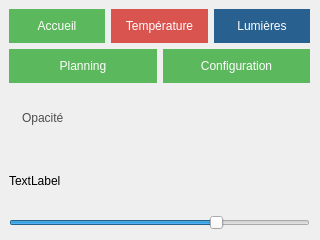
<?xml version="1.0" encoding="UTF-8"?>
<ui version="4.0">
 <class>OpacWindow</class>
 <widget class="QMainWindow" name="OpacWindow">
  <property name="geometry">
   <rect>
    <x>0</x>
    <y>0</y>
    <width>320</width>
    <height>240</height>
   </rect>
  </property>
  <property name="windowTitle">
   <string>Envio - Thermostat</string>
  </property>
  <property name="styleSheet">
   <string notr="true"/>
  </property>
  <widget class="QWidget" name="centralwidget">
   <widget class="QWidget" name="gridLayoutWidget">
    <property name="geometry">
     <rect>
      <x>9</x>
      <y>9</y>
      <width>301</width>
      <height>221</height>
     </rect>
    </property>
    <layout class="QGridLayout" name="gridLayout">
     <item row="0" column="1">
      <layout class="QHBoxLayout" name="horizontalLayoutBtn1">
       <item>
        <widget class="QPushButton" name="AccueilBtn">
         <property name="styleSheet">
          <string notr="true">QPushButton
{
	font-family:&quot;Montserrat&quot;, sans-serif;
	text-transform: uppercase;
	outline: 0;
	background: #5cb85c;
	border: 0;
	padding: 10px;
	color: #FFFFFF;
	font-size: 12px;
}

QPushButton:hover
{
	font-family:&quot;Montserrat&quot;, sans-serif;
	text-transform: uppercase;
	outline: 0;
	background: #449d44;
	border: 0;
	padding: 10px;
	color: #FFFFFF;
	font-size: 12px;
}</string>
         </property>
         <property name="text">
          <string>Accueil</string>
         </property>
        </widget>
       </item>
       <item>
        <widget class="QPushButton" name="TempEditBtn">
         <property name="styleSheet">
          <string notr="true">QPushButton
{
	font-family:&quot;Montserrat&quot;, sans-serif;
	text-transform: uppercase;
	background: #D9534F;
	padding: 10px;
	color: #FFFFFF;
	font-size: 12px;
	outline: 0;
	border: 0;
}

QPushButton:hover
{
	font-family:&quot;Montserrat&quot;, sans-serif;
	text-transform: uppercase;
	background: #b71c1c;
	padding: 10px;
	color: #FFFFFF;
	font-size: 12px;
	outline: 0;
	border: 0;
}</string>
         </property>
         <property name="text">
          <string>Température</string>
         </property>
        </widget>
       </item>
       <item>
        <widget class="QPushButton" name="LumEditBtn">
         <property name="styleSheet">
          <string notr="true">QPushButton
{
	font-family:&quot;Montserrat&quot;, sans-serif;
	text-transform: uppercase;
	outline: 0;
	background: #286090;
	border: 0;
	padding: 10px;
	color: #FFFFFF;
	font-size: 12px;
}

QPushButton:hover
{
	font-family:&quot;Montserrat&quot;, sans-serif;
	text-transform: uppercase;
	outline: 0;
	background: #245680;
	border: 0;
	padding: 10px;
	color: #FFFFFF;
	font-size: 12px;
}</string>
         </property>
         <property name="text">
          <string>Lumières</string>
         </property>
        </widget>
       </item>
      </layout>
     </item>
     <item row="2" column="1">
      <widget class="QLabel" name="LumFixLabel">
       <property name="styleSheet">
        <string notr="true">font-family: &quot;Montserrat&quot;, sans-serif;
text-transform: uppercase;
outline: 0;
width: 100%;
border: 0;
padding: 10px;
color: #4d4d4d;
font-size: 12px;

</string>
       </property>
       <property name="text">
        <string>Opacité</string>
       </property>
      </widget>
     </item>
     <item row="4" column="1">
      <widget class="QSlider" name="OpacHorizontalSlider">
       <property name="minimum">
        <number>0</number>
       </property>
       <property name="maximum">
        <number>100</number>
       </property>
       <property name="singleStep">
        <number>1</number>
       </property>
       <property name="pageStep">
        <number>1</number>
       </property>
       <property name="value">
        <number>70</number>
       </property>
       <property name="sliderPosition">
        <number>70</number>
       </property>
       <property name="orientation">
        <enum>Qt::Horizontal</enum>
       </property>
      </widget>
     </item>
     <item row="1" column="1">
      <layout class="QHBoxLayout" name="horizontalLayoutBtn2">
       <item>
        <widget class="QPushButton" name="PlanningEditBtn">
         <property name="styleSheet">
          <string notr="true">QPushButton
{
	font-family:&quot;Montserrat&quot;, sans-serif;
	text-transform: uppercase;
	outline: 0;
	background: #5cb85c;
	border: 0;
	padding: 10px;
	color: #FFFFFF;
	font-size: 12px;
}

QPushButton:hover
{
	font-family:&quot;Montserrat&quot;, sans-serif;
	text-transform: uppercase;
	outline: 0;
	background: #449d44;
	border: 0;
	padding: 10px;
	color: #FFFFFF;
	font-size: 12px;
}</string>
         </property>
         <property name="text">
          <string>Planning</string>
         </property>
        </widget>
       </item>
       <item>
        <widget class="QPushButton" name="ConfigEditBtn">
         <property name="styleSheet">
          <string notr="true">QPushButton
{
	font-family:&quot;Montserrat&quot;, sans-serif;
	text-transform: uppercase;
	outline: 0;
	background: #5cb85c;
	border: 0;
	padding: 10px;
	color: #FFFFFF;
	font-size: 12px;
}

QPushButton:hover
{
	font-family:&quot;Montserrat&quot;, sans-serif;
	text-transform: uppercase;
	outline: 0;
	background: #449d44;
	border: 0;
	padding: 10px;
	color: #FFFFFF;
	font-size: 12px;
}</string>
         </property>
         <property name="text">
          <string>Configuration</string>
         </property>
        </widget>
       </item>
      </layout>
     </item>
     <item row="3" column="1">
      <widget class="QLabel" name="LumLabel">
       <property name="text">
        <string>TextLabel</string>
       </property>
      </widget>
     </item>
    </layout>
   </widget>
  </widget>
 </widget>
 <resources/>
 <connections/>
</ui>
